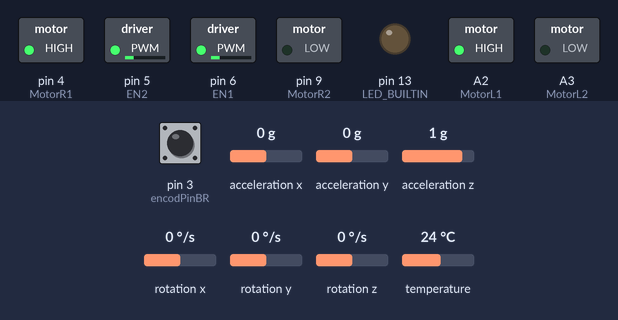
A sketch run on a simulated Arduino Uno, built with avr-gcc and run on an emulated ATmega328P. Shown: switched loads named in the sketch (green lamp = pin HIGH), output pins drawn as LEDs (lit = HIGH). The test bench sets the inputs (shaded band); at power-on: acceleration z 1 g, acceleration x 0 g, pin 3 (encodPinBR) HIGH, acceleration y 0 g, rotation x 0 °/s, rotation y 0 °/s, rotation z 0 °/s, temperature 24 °C. What the sketch prints to the serial monitor is not drawn.

Above: at 2.2 s.
2.3 s: acceleration z set to -1.4 g
At 4.8 s:
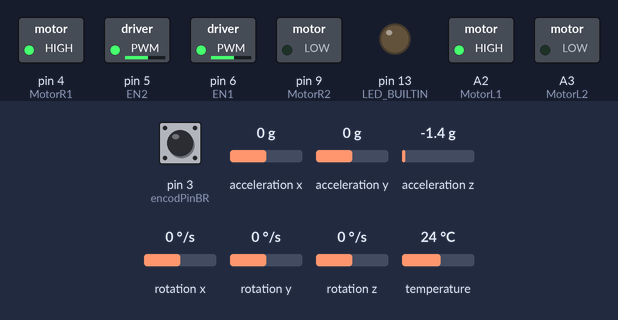
5.3 s: acceleration x set to -1.4 g
At 6.0 s:
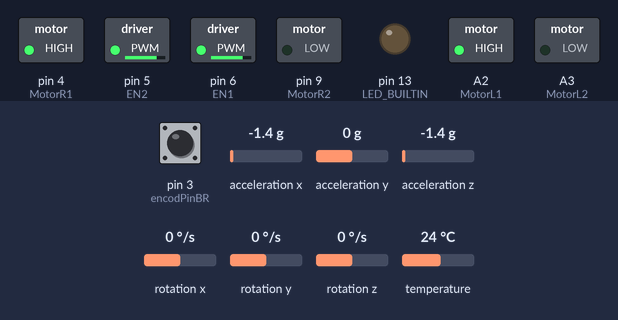
6.8 s: acceleration x set to 1.4 g
At 7.4 s:
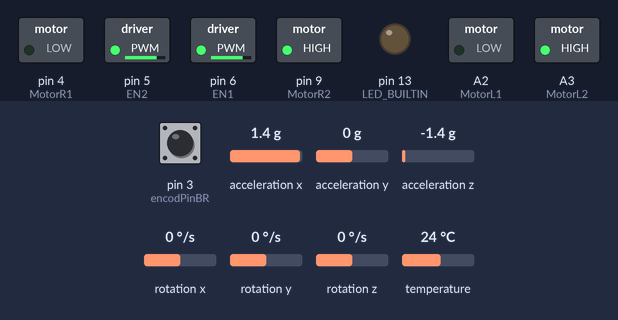
Timing chart, 0 to 9.8 s (numbered marks = the images above; inputs shaded):
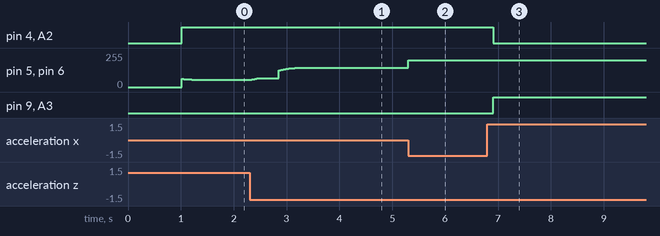

Measured:
- after the input at 2.3 s, pin 5 (EN2), pin 6 (EN1): moves from 54/255 to 146/255 over 1.2 s, starting at once
- after the input at 5.3 s, pin 5 (EN2), pin 6 (EN1): 146/255 → 200/255 at once
- after the input at 6.8 s, pin 4 (MotorR1), A2 (MotorL1): HIGH → LOW after 0.11 s; pin 9 (MotorR2), A3 (MotorL2): LOW → HIGH after 0.11 s

The sketch:

senior.ino
```cpp
#include <Adafruit_MPU6050.h>
#include <Adafruit_Sensor.h>
#include <Wire.h>
#include <math.h>

// MPU Initialization
Adafruit_MPU6050 mpu;

// Left encoder
#define encodPinAL 8
#define encodPinBL 7

// Right encoder
#define encodPinAR 2
#define encodPinBR 3

//Left motor
const int MotorL1 = A2;
const int MotorL2 = A3;
const int EN1 = 6;

//Right motor
const int MotorR1 = 4;
const int MotorR2 = 9;
const int EN2 = 5;

// Variables for complementary filter (Outer PID)
float accelPitch = 0.0;  // Pitch angle from accelerometer
float gyroPitch = 0.0;   // Pitch angle from gyroscope
float pitch = 0.0;       // Final pitch angle from complementary filter
float alpha = 0.95;      // Complementary filter constant
float pitchN=0;
float prevgyroX=0;
float prevgyroY=0;
float prevgyroZ=0;
float accelXOffset = 0;
float accelYOffset = 0;
float accelZOffset = 0;
float gyroXOffset = 0;
float gyroYOffset = 0;
float gyroZOffset = 0;
float accelXF=0;
float accelYF=0;
float accelZF=0;
float gyroXF=0;
float gyroYF=0;
float gyroZF=0;
float alphaH=0.95;
float alphaL=0.95;

float moment_of_inertia = 0.08765;

volatile int wheel_pulse_count_left = 0;
volatile int wheel_pulse_count_right = 0;

volatile float left_RPM;
volatile float right_RPM;

volatile int left_d;
volatile int right_d;

volatile int left_prev_count;
volatile int right_prev_count;

volatile float velocityLeft;
volatile float velocityRight;

float velocity  = 0;
float reqVelocity = 0;

float old_distance = 0;
float distance_n = 0;
float distance = 0;
float reqDistance = 0;

float angle = 0;
float reqAngle =0;

float omega = 0;
float reqOmega = 0;

float errorV, errorD, errorA, errorO;

volatile float left_angularVelocity = 0;
volatile float right_angularVelocity = 0;

float U;
float U_new;

int leftOffset = 0;
int rightOffset = 0;

unsigned long lastTime = 0;
unsigned long currentTime = 0;
float deltaTime;

float liner_left_v = 0;
float liner_right_v = 0;
float r = 0.0225;

void setup()
{
  Serial.begin(115200);

  pinMode(LED_BUILTIN, OUTPUT);
  // Initialize MPU6050
  if (!mpu.begin()) {
    Serial.println("Failed to initialize MPU6050!");
    while (1);
  }
  mpu.setAccelerometerRange(MPU6050_RANGE_8_G);
  mpu.setGyroRange(MPU6050_RANGE_500_DEG);
  mpu.setFilterBandwidth(MPU6050_BAND_21_HZ);
  delay(1000);

  calibrateOffsets();

  Serial.println("Offsets calculated!");
  Serial.print("Accel X Offset: "); Serial.println(accelXOffset);
  Serial.print("Accel Y Offset: "); Serial.println(accelYOffset);
  Serial.print("Accel Z Offset: "); Serial.println(accelZOffset);
  Serial.print("Gyro X Offset: "); Serial.println(gyroXOffset);
  Serial.print("Gyro Y Offset: "); Serial.println(gyroYOffset);
  Serial.print("Gyro Z Offset: "); Serial.println(gyroZOffset);
  Serial.println();

  pinMode(MotorL1, OUTPUT);
  pinMode(MotorL2, OUTPUT);
  pinMode(EN1, OUTPUT);
  pinMode(encodPinAL, INPUT_PULLUP);
  digitalWrite(encodPinAL, HIGH);
  pinMode(encodPinBL, INPUT_PULLUP);
  digitalWrite(encodPinBL, HIGH);
  attachInterrupt(digitalPinToInterrupt(encodPinBL), motor_encoder_left, RISING);

  pinMode(MotorR1, OUTPUT);
  pinMode(MotorR2, OUTPUT);
  pinMode(EN2, OUTPUT);
  pinMode(encodPinAR, INPUT_PULLUP);
  digitalWrite(encodPinAR, HIGH);
  pinMode(encodPinBR, INPUT_PULLUP);
  digitalWrite(encodPinBR, HIGH);
  attachInterrupt(digitalPinToInterrupt(encodPinBR), motor_encoder_right, RISING);
}


void motor_encoder_right()
{
  if (digitalRead(encodPinBR) > digitalRead(encodPinAR))
  {
    wheel_pulse_count_right = wheel_pulse_count_right + 1;
  }
  else
  {
    wheel_pulse_count_right = wheel_pulse_count_right - 1;
  }
}

void motor_encoder_left()
{
  if (digitalRead(encodPinBL) > digitalRead(encodPinAL))
  {
    wheel_pulse_count_left = wheel_pulse_count_left - 1;
  }
  else
  {
    wheel_pulse_count_left = wheel_pulse_count_left + 1;
  }
}


void calibrateOffsets() {
  sensors_event_t a, g, temp;

  // //Number of samples for calibration
  // const int numSamples = 5000;
  // float sumX = 0.0, sumY = 0.0, sumZ = 0.0;

  // Serial.println("Calculating offsets...");
  // for (int i = 0; i < numSamples; i++) {
  //   mpu.getEvent(&a, &g, &temp);
  //   sumX += a.acceleration.x;
  //   sumY += a.acceleration.y;
  //   sumZ += a.acceleration.z;
  //   gyroXOffset += g.gyro.x;
  //   gyroYOffset += g.gyro.y;
  //   gyroZOffset += g.gyro.z;
  // }
  //   delay(5); // Short delay for sensor sampling
  //   gyroXOffset /= numSamples;
  //   gyroYOffset /= numSamples;
  //   gyroZOffset /= numSamples;
  //   accelXOffset = sumX / numSamples;
  //   accelYOffset = sumY / numSamples;
  //   accelZOffset = (sumZ / numSamples)-9.81; // Subtract 9.81 for gravity
  accelXOffset = 0.09;
  accelYOffset = -0.04;
  accelZOffset = -15.47; // Subtract 9.81 for gravity
  gyroXOffset = 0.37;
  gyroYOffset = 0.07;
  gyroZOffset = -0.01;
  // accelXOffset = 0;
  // accelYOffset = 0;
  // accelZOffset = 0; // Subtract 9.81 for gravity
  // gyroXOffset = 0;
  // gyroYOffset = 0;
  // gyroZOffset = 0;
  // for(int y=0; y<2; y++){
  // digitalWrite(LED_BUILTIN, HIGH);  // turn the LED on (HIGH is the voltage level)
  // delay(1000);                      // wait for a second
  // digitalWrite(LED_BUILTIN, LOW);   // turn the LED off by making the voltage LOW
  // delay(1000);
  // }       // wait for a second
  // Serial.print("accelX:")
  // Serial.print()
}


void lqr(int leftOffset,int rightOffset)
{
  float kx=-3.4030,kv=-4.7857,ka=31.8192,ko=9.8235;
  // float kx=-6.9207,kv=-9.7720,ka=46.2100,ko=-9.0454;

  errorV = (reqVelocity - velocity);
  errorD = (reqDistance - distance_n);
  errorA = (reqAngle - pitchN);
  errorO = (reqOmega - omega);
  U = 2*(kv*errorV + kx*errorD + ka*errorA + ko*errorO);
  // U = (U * currentTime / (moment_of_inertia) / 10000);
  int U_int = (int)U;
  U_new = map(constrain(U_int, -800, 800),-800,800,-200,200);
  moveMotor(U_new - leftOffset,U_new - rightOffset);
  Serial.println(U_int);
 }

void moveMotor(int Left, int Right)
{
  Serial.print("Speed: ");
  // Serial.println(Left);
  // Serial.println(Right);
  analogWrite(EN1, abs(Left));
  analogWrite(EN2, abs(Right));

  if(Left>0 && Right>0)
  {
    digitalWrite(MotorL1, HIGH);
    digitalWrite(MotorL2, LOW);
    digitalWrite(MotorR1, HIGH);
    digitalWrite(MotorR2, LOW);
  }

  else if(Left<0 && Right<0)
  {
    digitalWrite(MotorL1, LOW);
    digitalWrite(MotorL2, HIGH);
    digitalWrite(MotorR1, LOW);
    digitalWrite(MotorR2, HIGH);
  }

  else if(Left==0 && Right==0)
  {
    digitalWrite(MotorL1, LOW);
    digitalWrite(MotorL2, LOW);
    digitalWrite(MotorR1, LOW);
    digitalWrite(MotorR2, LOW);
  }
}

void discal()
{
  volatile int current_countLeft = wheel_pulse_count_left;
  volatile int current_countRight = wheel_pulse_count_right;

  left_RPM = (float)((current_countLeft - left_prev_count)/(0.02*700));
  right_RPM = (float)((current_countRight - right_prev_count)/(0.02*700));

  // left_d = (float)((current_countLeft)/(1*700));
  // right_d = (float)((current_countRight)/(1*700));

  left_prev_count = current_countLeft;
  right_prev_count = current_countRight;

  left_angularVelocity = left_RPM * 2 * 3.14;
  right_angularVelocity = right_RPM * 2 * 3.14;

  liner_left_v = left_angularVelocity * r;
  liner_right_v = right_angularVelocity * r;
}

void botVelocity()
{
  velocity = (liner_right_v + liner_left_v)/2.0;
}

void botDistance()
{
  distance = velocity *0.02;
  distance_n = distance_n + distance;
}

void loop()
{

  discal();
  botVelocity();
  botDistance();

  sensors_event_t a, g, temp;
  mpu.getEvent(&a, &g, &temp);

  float accelX = a.acceleration.x - accelXOffset;
  float accelY = a.acceleration.y - accelYOffset;
  float accelZ = a.acceleration.z - accelZOffset;
  float gyroX = g.gyro.x - gyroXOffset;
  float gyroY = g.gyro.y - gyroYOffset;
  float gyroZ = g.gyro.z - gyroZOffset;

// Low Pass Filter
  accelXF=alphaL*accelXF + (1-alphaL)*accelX;
  accelYF=alphaL*accelYF + (1-alphaL)*accelY;
  accelZF=alphaL*accelZF + (1-alphaL)*accelZ;

// High Pass Filter
  gyroXF = alphaH * (gyroXF + (gyroX - prevgyroX));
  gyroYF = alphaH * (gyroYF + (gyroY - prevgyroY));
  gyroZF = alphaH * (gyroZF + (gyroZ - prevgyroZ));

  prevgyroX=gyroX;
  prevgyroY=gyroY;
  prevgyroZ=gyroZ;

  currentTime = millis();
  deltaTime = (currentTime - lastTime) / 1000.0;
  lastTime = currentTime;

  accelPitch = atan2(accelXF, sqrt(accelYF * accelYF + accelZF * accelZF)) * 180 / 3.14;
  gyroPitch = gyroPitch + gyroYF * deltaTime;

//Complementary Filter
  pitch = alpha * gyroPitch + (1 - alpha) * accelPitch;

  pitchN = (pitch * 41.66);
  omega = (gyroYF * 41.66);

  Serial.println(" Pitch angle: ");
  Serial.println(pitchN);
  // Serial.print("Distance:    ");
  // Serial.println(distance_n);
  // Serial.print("Velocity:    ");
  // Serial.println(velocity);
  // Serial.print("Thetadot:    ");
  // Serial.println(omega);
    Serial.print(" ErrorV: ");
    Serial.print(errorV);
    Serial.print(" ,ErrorD");
    Serial.print(errorD);
    Serial.print(" ,ErrorA");
    Serial.print(errorA);
    Serial.print(" ,ErrorO");
    Serial.println(errorO);

  leftOffset = velocity - liner_left_v;
  rightOffset = velocity - liner_right_v;

  // Serial.println(leftOffset);
  // Serial.println(rightOffset);

  lqr(leftOffset,rightOffset);
}
```
